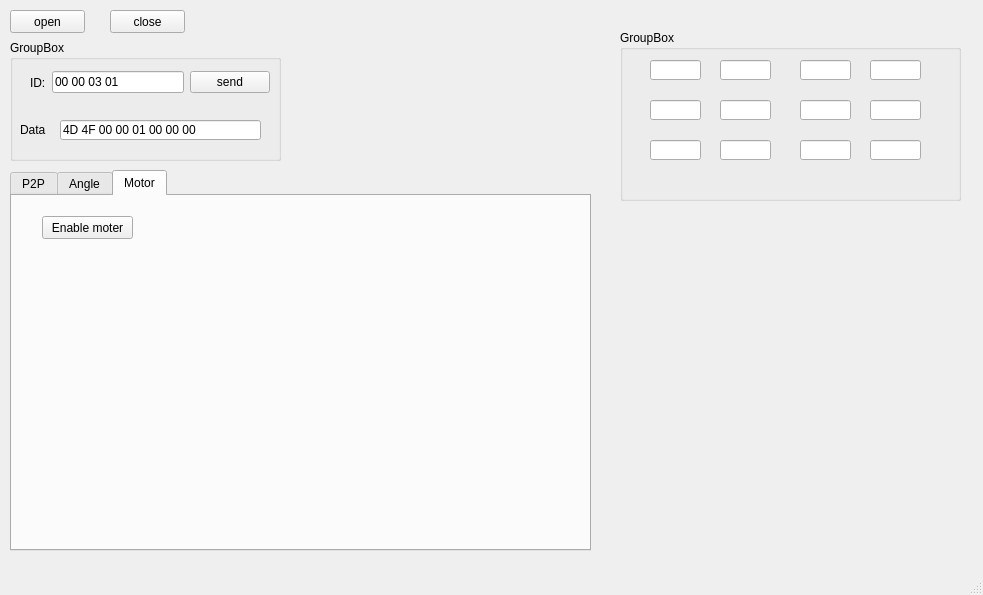
<?xml version="1.0" encoding="UTF-8"?>
<ui version="4.0">
 <class>Model</class>
 <widget class="QMainWindow" name="Model">
  <property name="geometry">
   <rect>
    <x>0</x>
    <y>0</y>
    <width>983</width>
    <height>595</height>
   </rect>
  </property>
  <property name="windowTitle">
   <string>Model</string>
  </property>
  <widget class="QWidget" name="centralwidget">
   <widget class="QPushButton" name="btnOpen">
    <property name="geometry">
     <rect>
      <x>10</x>
      <y>10</y>
      <width>75</width>
      <height>23</height>
     </rect>
    </property>
    <property name="text">
     <string>open</string>
    </property>
   </widget>
   <widget class="QPushButton" name="btnClose">
    <property name="geometry">
     <rect>
      <x>110</x>
      <y>10</y>
      <width>75</width>
      <height>23</height>
     </rect>
    </property>
    <property name="text">
     <string>close</string>
    </property>
   </widget>
   <widget class="QGroupBox" name="grpTransmit">
    <property name="geometry">
     <rect>
      <x>10</x>
      <y>40</y>
      <width>271</width>
      <height>121</height>
     </rect>
    </property>
    <property name="title">
     <string>GroupBox</string>
    </property>
    <widget class="QLineEdit" name="edtData">
     <property name="geometry">
      <rect>
       <x>50</x>
       <y>80</y>
       <width>201</width>
       <height>20</height>
      </rect>
     </property>
     <property name="text">
      <string>4D 4F 00 00 01 00 00 00</string>
     </property>
    </widget>
    <widget class="QLabel" name="labId_2">
     <property name="geometry">
      <rect>
       <x>10</x>
       <y>80</y>
       <width>31</width>
       <height>20</height>
      </rect>
     </property>
     <property name="text">
      <string>Data</string>
     </property>
    </widget>
    <widget class="QWidget" name="">
     <property name="geometry">
      <rect>
       <x>20</x>
       <y>30</y>
       <width>240</width>
       <height>25</height>
      </rect>
     </property>
     <layout class="QHBoxLayout" name="horizontalLayout">
      <item>
       <widget class="QLabel" name="labId">
        <property name="text">
         <string>ID:</string>
        </property>
       </widget>
      </item>
      <item>
       <widget class="QLineEdit" name="edtId">
        <property name="text">
         <string>00 00 03 01</string>
        </property>
       </widget>
      </item>
      <item>
       <widget class="QPushButton" name="btnSend">
        <property name="text">
         <string>send</string>
        </property>
       </widget>
      </item>
     </layout>
    </widget>
   </widget>
   <widget class="QTabWidget" name="tabWidget">
    <property name="geometry">
     <rect>
      <x>10</x>
      <y>170</y>
      <width>581</width>
      <height>381</height>
     </rect>
    </property>
    <property name="tabPosition">
     <enum>QTabWidget::North</enum>
    </property>
    <property name="tabShape">
     <enum>QTabWidget::Rounded</enum>
    </property>
    <property name="currentIndex">
     <number>2</number>
    </property>
    <property name="elideMode">
     <enum>Qt::ElideNone</enum>
    </property>
    <widget class="QWidget" name="tabP2P">
     <attribute name="title">
      <string>P2P</string>
     </attribute>
    </widget>
    <widget class="QWidget" name="tabAngle">
     <attribute name="title">
      <string>Angle</string>
     </attribute>
    </widget>
    <widget class="QWidget" name="tabSingle">
     <attribute name="title">
      <string>Motor</string>
     </attribute>
     <widget class="QPushButton" name="BtnEnable">
      <property name="geometry">
       <rect>
        <x>30</x>
        <y>20</y>
        <width>91</width>
        <height>23</height>
       </rect>
      </property>
      <property name="text">
       <string>Enable moter</string>
      </property>
     </widget>
    </widget>
   </widget>
   <widget class="QGroupBox" name="grpTest">
    <property name="geometry">
     <rect>
      <x>620</x>
      <y>30</y>
      <width>341</width>
      <height>171</height>
     </rect>
    </property>
    <property name="title">
     <string>GroupBox</string>
    </property>
    <widget class="QLineEdit" name="edtMoter1Angle">
     <property name="geometry">
      <rect>
       <x>30</x>
       <y>30</y>
       <width>51</width>
       <height>20</height>
      </rect>
     </property>
    </widget>
    <widget class="QLineEdit" name="edtMoter2Angle">
     <property name="geometry">
      <rect>
       <x>30</x>
       <y>70</y>
       <width>51</width>
       <height>20</height>
      </rect>
     </property>
    </widget>
    <widget class="QLineEdit" name="edtMoter3Angle">
     <property name="geometry">
      <rect>
       <x>30</x>
       <y>110</y>
       <width>51</width>
       <height>20</height>
      </rect>
     </property>
    </widget>
    <widget class="QLineEdit" name="edtMoter4Angle">
     <property name="geometry">
      <rect>
       <x>100</x>
       <y>30</y>
       <width>51</width>
       <height>20</height>
      </rect>
     </property>
    </widget>
    <widget class="QLineEdit" name="edtMoter5Angle">
     <property name="geometry">
      <rect>
       <x>100</x>
       <y>70</y>
       <width>51</width>
       <height>20</height>
      </rect>
     </property>
    </widget>
    <widget class="QLineEdit" name="edtMoter6Angle">
     <property name="geometry">
      <rect>
       <x>100</x>
       <y>110</y>
       <width>51</width>
       <height>20</height>
      </rect>
     </property>
    </widget>
    <widget class="QLineEdit" name="edtMoter1AddAngle">
     <property name="geometry">
      <rect>
       <x>180</x>
       <y>30</y>
       <width>51</width>
       <height>20</height>
      </rect>
     </property>
    </widget>
    <widget class="QLineEdit" name="edtMoter2AddAngle">
     <property name="geometry">
      <rect>
       <x>180</x>
       <y>70</y>
       <width>51</width>
       <height>20</height>
      </rect>
     </property>
    </widget>
    <widget class="QLineEdit" name="edtMoter3AddAngle">
     <property name="geometry">
      <rect>
       <x>180</x>
       <y>110</y>
       <width>51</width>
       <height>20</height>
      </rect>
     </property>
    </widget>
    <widget class="QLineEdit" name="edtMoter4AddAngle">
     <property name="geometry">
      <rect>
       <x>250</x>
       <y>30</y>
       <width>51</width>
       <height>20</height>
      </rect>
     </property>
    </widget>
    <widget class="QLineEdit" name="edtMoter5AddAngle">
     <property name="geometry">
      <rect>
       <x>250</x>
       <y>70</y>
       <width>51</width>
       <height>20</height>
      </rect>
     </property>
    </widget>
    <widget class="QLineEdit" name="edtMoter6AddAngle">
     <property name="geometry">
      <rect>
       <x>250</x>
       <y>110</y>
       <width>51</width>
       <height>20</height>
      </rect>
     </property>
    </widget>
   </widget>
  </widget>
  <widget class="QMenuBar" name="menubar">
   <property name="geometry">
    <rect>
     <x>0</x>
     <y>0</y>
     <width>983</width>
     <height>23</height>
    </rect>
   </property>
  </widget>
  <widget class="QStatusBar" name="statusbar"/>
 </widget>
 <resources/>
 <connections/>
</ui>
